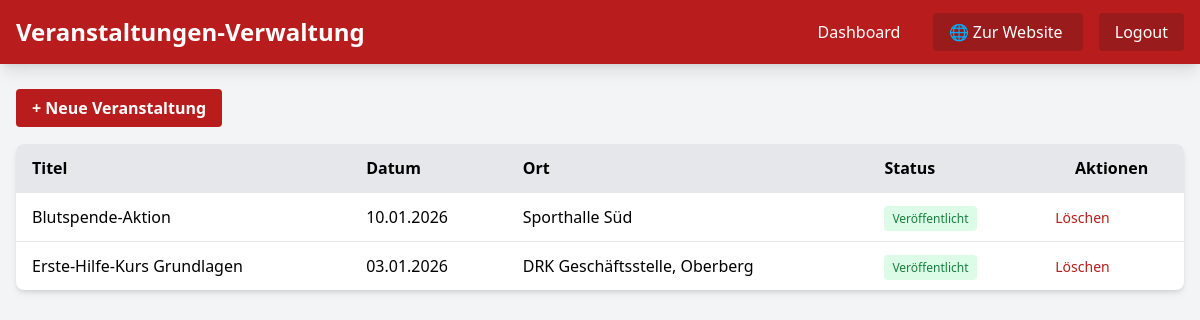
Screenshot of /src/admin/events.php (signed in) with the database file from the repository.
### tables this page shows
CREATE TABLE events (
    id INT PRIMARY KEY AUTO_INCREMENT,
    title VARCHAR(255) NOT NULL,
    description LONGTEXT NOT NULL,
    event_date DATE NOT NULL,
    event_time TIME,
    location VARCHAR(255) NOT NULL,
    organizer_id INT NOT NULL,
    created_at TIMESTAMP DEFAULT CURRENT_TIMESTAMP,
    updated_at TIMESTAMP DEFAULT CURRENT_TIMESTAMP ON UPDATE CURRENT_TIMESTAMP,
    is_published TINYINT DEFAULT 0,
    image_url VARCHAR(255),
    FOREIGN KEY (organizer_id) REFERENCES users(id) ON DELETE CASCADE
);

### src/classes/Event.php (called while the page is built, shortened)
<?php
class Event {
    private $db;
    public function __construct($database) {
        $this->db = $database;
    }
    public function getAll($limit = 20, $offset = 0) {
        $query = "
            SELECT e.*, u.full_name as organizer_name
            FROM events e
            JOIN users u ON e.organizer_id = u.id
            ORDER BY e.event_date DESC
            LIMIT :limit OFFSET :offset
        ";
        $stmt = $this->db->prepare($query);
        $stmt->bindParam(':limit', $limit, PDO::PARAM_INT);
        $stmt->bindParam(':offset', $offset, PDO::PARAM_INT);
        $stmt->execute();
        return $stmt->fetchAll();
    }
}

### src/config/config.php (called while the page is built, shortened)
<?php
function h($str) {
    return htmlspecialchars($str, ENT_QUOTES, 'UTF-8');
}
function formatDate($date, $format = 'd.m.Y H:i') {
    try {
        $dt = new DateTime($date);
        return $dt->format($format);
    } catch (Exception $e) {
        return $date;
    }
}

### src/admin/events.php (the view, shortened to what this page needs)
<?php
require_once dirname(dirname(__DIR__)) . '/src/config/config.php';
require_once dirname(dirname(__DIR__)) . '/src/classes/Event.php';
$db = $GLOBALS['db'];
$eventObj = new Event($db);
$action = $_GET['action'] ?? 'list';
$allEvents = $eventObj->getAll(50);
?>
<!DOCTYPE html>
<html lang="de">
<head>
    <script src="https://cdn.tailwindcss.com"></script>
</head>
<body class="bg-gray-100">
    <nav class="bg-red-700 text-white shadow-lg">
        <div class="max-w-7xl mx-auto px-4 py-4 flex justify-between items-center">
            <h1 class="text-2xl font-bold">Veranstaltungen-Verwaltung</h1>
            <div class="space-x-4">
                <a href="<?php echo BASE_URL; ?>/src/admin/dashboard.php" class="hover:bg-red-800 px-3 py-2 rounded">Dashboard</a>
                <a href="<?php echo BASE_URL; ?>" class="bg-red-800 px-4 py-2 rounded hover:bg-red-900">
                    🌐 Zur Website
                </a>
                <a href="<?php echo BASE_URL; ?>/src/admin/logout.php" class="bg-red-800 px-4 py-2 rounded hover:bg-red-900">Logout</a>
            </div>
        </div>
    </nav>
    <div class="max-w-7xl mx-auto px-4 py-8">
        <?php if ($action === 'new'): ?>
            <div class="bg-white rounded-lg shadow-md p-6">
                <h2 class="text-2xl font-bold mb-6">Neue Veranstaltung</h2>
                <form method="POST" class="space-y-4">
                    <div>
                        <label class="block text-sm font-bold mb-2">Titel *</label>
                        <input type="text" name="title" required class="w-full px-4 py-2 border rounded-lg focus:outline-none focus:border-red-700">
                    </div>
                    <div class="grid grid-cols-2 gap-4">
                        <div>
                            <label class="block text-sm font-bold mb-2">Datum *</label>
                            <input type="date" name="event_date" required class="w-full px-4 py-2 border rounded-lg focus:outline-none focus:border-red-700">
                        </div>
                        <div>
                            <label class="block text-sm font-bold mb-2">Uhrzeit</label>
                            <input type="time" name="event_time" class="w-full px-4 py-2 border rounded-lg focus:outline-none focus:border-red-700">
                        </div>
                    </div>
                    <div>
                        <label class="block text-sm font-bold mb-2">Ort *</label>
                        <input type="text" name="location" required class="w-full px-4 py-2 border rounded-lg focus:outline-none focus:border-red-700">
                    </div>
                    <div>
                        <label class="block text-sm font-bold mb-2">Beschreibung *</label>
                        <textarea name="description" rows="8" required class="w-full px-4 py-2 border rounded-lg focus:outline-none focus:border-red-700 font-mono text-sm"></textarea>
                    </div>
                    <div class="flex items-center space-x-2">
                        <input type="checkbox" id="publish" name="publish" value="1">
                        <label for="publish" class="text-sm">Sofort veröffentlichen</label>
                    </div>
                    <div class="flex space-x-4">
                        <button type="submit" class="bg-red-700 text-white px-6 py-2 rounded font-bold hover:bg-red-800">
                            Erstellen
                        </button>
                        <a href="<?php echo BASE_URL; ?>/src/admin/events.php" class="bg-gray-400 text-white px-6 py-2 rounded font-bold hover:bg-gray-500">
                            Abbrechen
                        </a>
                    </div>
                </form>
            </div>
        <?php else: ?>
            <div class="mb-6">
                <a href="<?php echo BASE_URL; ?>/src/admin/events.php?action=new" class="bg-red-700 text-white px-4 py-2 rounded font-bold hover:bg-red-800">
                    + Neue Veranstaltung
                </a>
            </div>
            <div class="bg-white rounded-lg shadow-md overflow-hidden">
                <table class="w-full">
                    <thead class="bg-gray-200">
                        <tr>
                            <th class="px-4 py-3 text-left">Titel</th>
                            <th class="px-4 py-3 text-left">Datum</th>
                            <th class="px-4 py-3 text-left">Ort</th>
                            <th class="px-4 py-3 text-left">Status</th>
                            <th class="px-4 py-3">Aktionen</th>
                        </tr>
                    </thead>
                    <tbody>
                        <?php foreach ($allEvents as $event): ?>
                        <tr class="border-t hover:bg-gray-50">
                            <td class="px-4 py-3"><?php echo h($event['title']); ?></td>
                            <td class="px-4 py-3"><?php echo formatDate($event['event_date'], 'd.m.Y'); ?></td>
                            <td class="px-4 py-3"><?php echo h($event['location']); ?></td>
                            <td class="px-4 py-3">
                                <?php if ($event['is_published']): ?>
                                    <span class="bg-green-100 text-green-700 px-2 py-1 rounded text-xs">Veröffentlicht</span>
                                <?php else: ?>
                                    <span class="bg-yellow-100 text-yellow-700 px-2 py-1 rounded text-xs">Entwurf</span>
                                <?php endif; ?>
                            </td>
                            <td class="px-4 py-3 space-x-2">
                                <a href="?delete=<?php echo $event['id']; ?>" onclick="return confirm('Löschen?')" class="text-red-700 text-sm hover:underline">Löschen</a>
                            </td>
                        </tr>
                        <?php endforeach; ?>
                    </tbody>
                </table>
            </div>
        <?php endif; ?>
    </div>
</body>
</html>

### rows the page displays
events: title "Blutspende-Aktion", event_date "10.01.2026", location "Sporthalle Süd", is_published "Veröffentlicht"
events: title "Erste-Hilfe-Kurs Grundlagen", event_date "03.01.2026", location "DRK Geschäftsstelle, Oberberg", is_published "Veröffentlicht"
